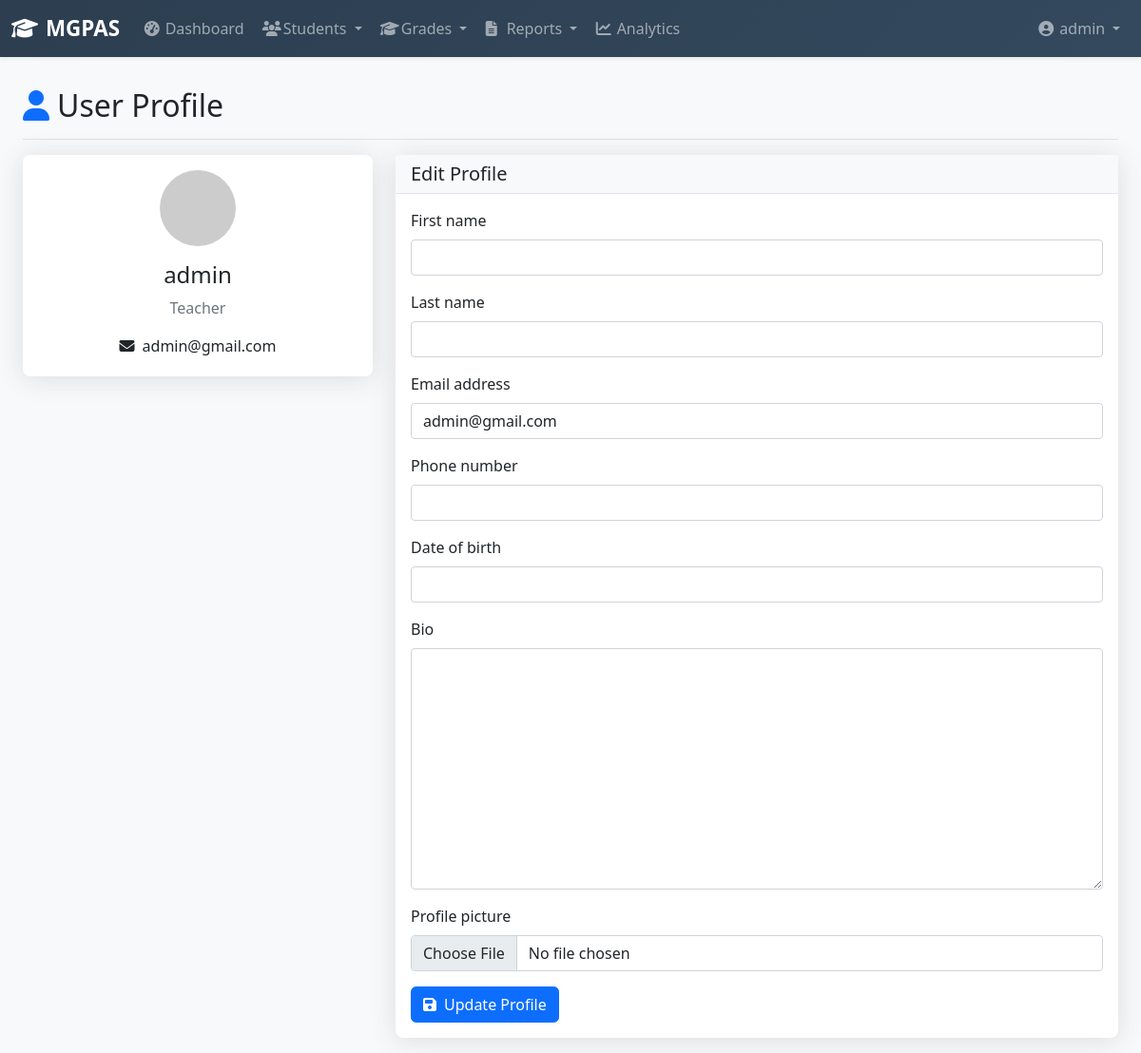
The page /auth/profile/ (signed in) on the database its author committed.
### authentication/models.py (models this page shows, shortened)
class User(AbstractUser):
    class Role(models.TextChoices):
        ADMIN = 'ADMIN', _('Administrator')
        TEACHER = 'TEACHER', _('Teacher')
        VIEWER = 'VIEWER', _('Viewer')
    role = models.CharField(
        max_length=10,
        choices=Role.choices,
        default=Role.TEACHER,
        verbose_name=_('User Role')
    )
    phone_number = models.CharField(max_length=15, blank=True, null=True)
    date_of_birth = models.DateField(blank=True, null=True)
    profile_picture = models.ImageField(upload_to='profile_pictures/', blank=True, null=True)
    bio = models.TextField(blank=True, null=True)

### authentication/views.py (the view, shortened to what this page needs)
# urls.py: path('profile/', views.ProfileView.as_view(), name='profile'),
class ProfileView(LoginRequiredMixin, UpdateView):
    model = User
    form_class = UserProfileForm
    template_name = 'authentication/profile.html'
    success_url = reverse_lazy('profile')
    def get_object(self):
        return self.request.user

### authentication/forms.py
class UserProfileForm(forms.ModelForm):
    class Meta:
        model = User
        fields = ('first_name', 'last_name', 'email', 'phone_number', 'date_of_birth', 'bio', 'profile_picture')

### templates/authentication/profile.html (shortened to what this page needs)
{% extends 'base.html' %}
{% load static %}
{% load crispy_forms_tags %}
{% block content %}
<div class="d-flex justify-content-between flex-wrap flex-md-nowrap align-items-center pt-3 pb-2 mb-3 border-bottom">
    <h1 class="h2">
        <i class="fas fa-user me-2 text-primary"></i>User Profile
    </h1>
</div>
<div class="row">
    <div class="col-md-4">
        <div class="card">
            <div class="card-body text-center">
                {% if user.profile_picture %}
                    <img src="{{ user.profile_picture.url }}" alt="Profile Picture" class="rounded-circle mb-3" style="width: 150px; height: 150px; object-fit: cover;">
                {% else %}
                    <img src="https://ui-avatars.com/api/?name={{ user.get_full_name|default:user.username }}&background=0d6efd&color=fff&size=150"
                         alt="Profile" class="rounded-circle mb-3">
                {% endif %}
                <h4>{{ user.get_full_name|default:user.username }}</h4>
                <p class="text-muted">{{ user.get_role_display }}</p>
                <div class="mt-3">
                    <p class="mb-1"><i class="fas fa-envelope me-2"></i>{{ user.email }}</p>
                </div>
            </div>
        </div>
    </div>
    <div class="col-md-8">
        <div class="card">
            <div class="card-header">
                <h5 class="card-title mb-0">Edit Profile</h5>
            </div>
            <div class="card-body">
                <form method="post" enctype="multipart/form-data">
                    {{ form|crispy }}
                    <button type="submit" class="btn btn-primary">
                        <i class="fas fa-save me-2"></i>Update Profile
                    </button>
                </form>
            </div>
        </div>
    </div>
</div>
{% endblock %}

### templates/partials/navbar.html (shortened to what this page needs)
<nav class="navbar navbar-expand-lg navbar-dark bg-dark shadow-sm">
    <div class="container-fluid">
        <a class="navbar-brand" href="{% url 'dashboard' %}">
            <i class="fas fa-graduation-cap me-2"></i>MGPAS
        </a>
        <div class="collapse navbar-collapse" id="mainNavbar">
            <ul class="navbar-nav me-auto">
                <li class="nav-item">
                    <a class="nav-link {% if request.path == '/dashboard/' %}active{% endif %}" href="{% url 'dashboard' %}">
                        <i class="fas fa-tachometer-alt me-1"></i>Dashboard
                    </a>
                </li>
                <li class="nav-item dropdown">
                    <a class="nav-link dropdown-toggle {% if 'students' in request.path %}active{% endif %}"
                       href="#" role="button" data-bs-toggle="dropdown">
                        <i class="fas fa-users me-1"></i>Students
                    </a>
                </li>
                <li class="nav-item dropdown">
                    <a class="nav-link dropdown-toggle {% if 'grades' in request.path %}active{% endif %}"
                       href="#" role="button" data-bs-toggle="dropdown">
                        <i class="fas fa-graduation-cap me-1"></i>Grades
                    </a>
                </li>
                <li class="nav-item dropdown">
                    <a class="nav-link dropdown-toggle {% if 'reporting' in request.path %}active{% endif %}"
                       href="#" role="button" data-bs-toggle="dropdown">
                        <i class="fas fa-file-alt me-1"></i>Reports
                    </a>
                </li>
                <li class="nav-item">
                    <a class="nav-link {% if 'analytics' in request.path %}active{% endif %}"
                       href="{% url 'analytics:dashboard' %}">
                        <i class="fas fa-chart-line me-1"></i>Analytics
                    </a>
                </li>
            </ul>
            <ul class="navbar-nav ms-auto">
                <li class="nav-item dropdown">
                    <a class="nav-link dropdown-toggle" href="#" role="button" data-bs-toggle="dropdown">
                        <i class="fas fa-user-circle"></i>
                        {{ user.get_full_name|default:user.username }}
                    </a>
                </li>
            </ul>
        </div>
    </div>
</nav>

### static/css/styles.css (style rules this page uses)
body { font-family: 'Segoe UI', Tahoma, Geneva, Verdana, sans-serif; background-color: #f8f9fa; overflow-x: hidden; }
:root { --primary: #0d6efd; --secondary: #6c757d; --success: #198754; --info: #0dcaf0; --warning: #ffc107; --danger: #dc3545; --light: #f8f9fa; --dark: #212529; }
.navbar-dark { background: linear-gradient(135deg, #2c3e50 0%, #34495e 100%) !important; box-shadow: 0 2px 15px rgba(0, 0, 0, 0.1); }
.navbar-brand { font-weight: 700; font-size: 1.4rem; }
.navbar-nav .nav-link { padding: 0.5rem 1rem; border-radius: 6px; margin: 0 0.1rem; transition: all 0.3s ease; }
.navbar-nav .nav-link i { width: 18px; }
.card { border: none; border-radius: 0.5rem; box-shadow: 0 0.15rem 1.75rem 0 rgba(58, 59, 69, 0.15); transition: transform 0.2s; }
.card-header { background-color: #f8f9fa; border-bottom: 1px solid #e3e6f0; }
.btn { border-radius: 0.35rem; }
.card, .alert, .btn { animation: fadeIn 0.5s ease-out; }
:root { --primary-gradient: linear-gradient(135deg, #0d6efd 0%, #0a58ca 100%); --success-gradient: linear-gradient(135deg, #198754 0%, #146c43 100%); --info-gradient: linear-gradient(135deg, #0dcaf0 0%, #0aa2c0 100%); --warning-gradient: linear-gradient(135deg, #ffc107 0%, #d39e00 100%); --danger-gradient: linear-gradient(135deg, #dc3545 0%, #b02a37 100%); }
.card { animation: fadeInUp 0.6s ease-out; }
.card:nth-child(1) { animation-delay: 0.1s; }

### rows shown on the page
User: get_full_name "admin", role "Teacher", email "admin@gmail.com"
